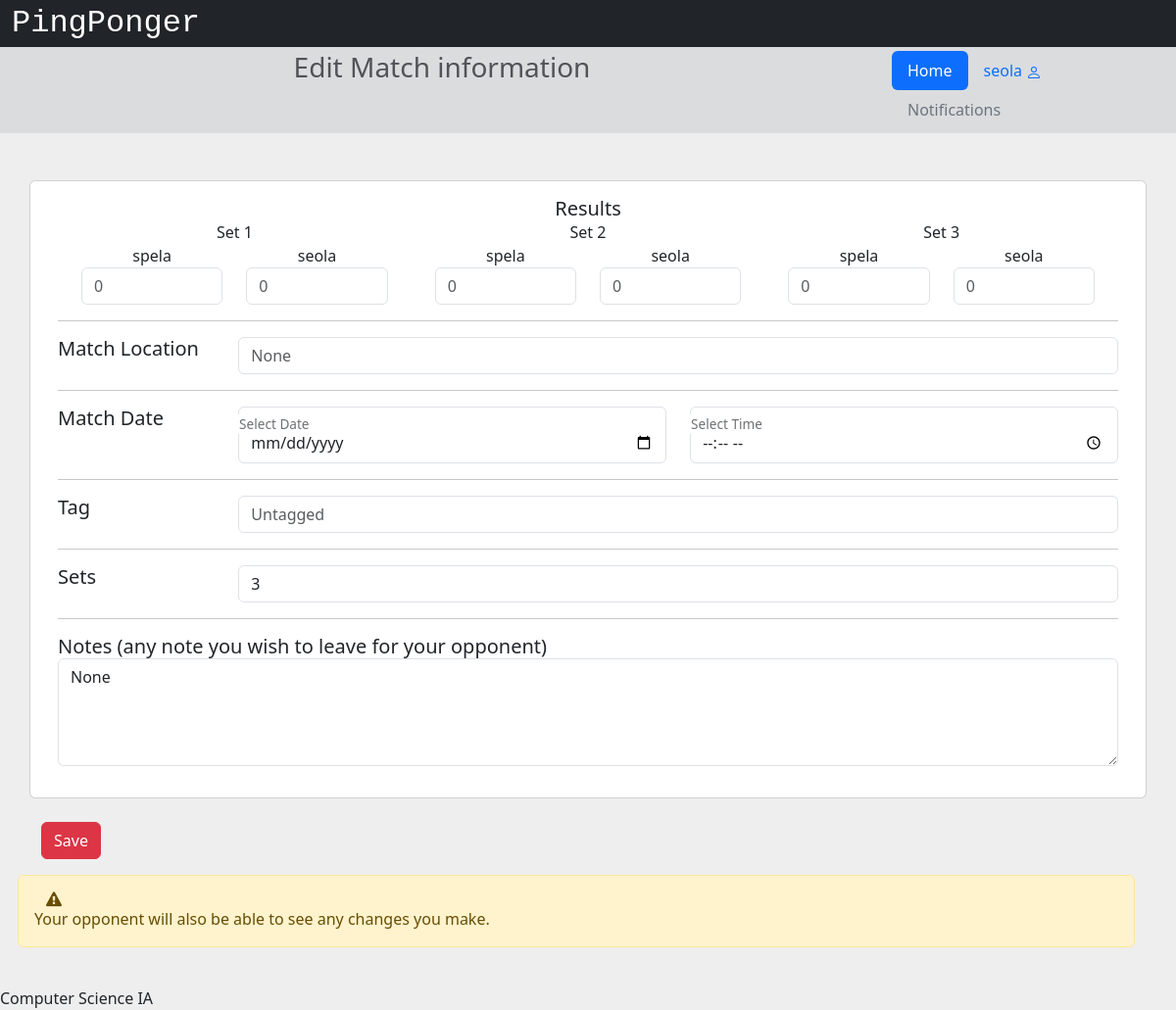
/editmatch/20 (signed in), run on the app's committed database.
### app/models.py (models this page shows, shortened)
class User(db.Model, UserMixin):
    __tablename__ = 'users'
    id = db.Column(db.Integer, primary_key=True)
    username = db.Column(db.String(32), nullable=False)
    email = db.Column(db.String(320), index=True, unique=True, nullable=False)
    password_hash = db.Column(db.String(128))
    join_date = db.Column(db.DateTime(timezone=True), default=datetime.now)
    experience = db.Column(db.String(12))
    age_group = db.Column(db.String(6))
    location_id = db.Column(db.Integer, db.ForeignKey('locations.id'))
    location = db.relationship('Location', back_populates='users')
    notifications = db.Relationship('Notification', back_populates='user', order_by='Notification.id.desc()')

class Location(db.Model):
    __tablename__ = 'locations'
    id = db.Column(db.Integer, primary_key=True)
    location = db.Column(db.String(60))
    users = db.relationship('User', back_populates='location')
    matches = db.relationship('Match', back_populates='location')

class Tag(db.Model):
    __tablename__ = 'tags'
    id = db.Column(db.Integer, primary_key=True)
    tag = db.Column(db.String(60))
    matches = db.relationship('Match', back_populates='tag')

class Match(db.Model):
    __tablename__ = 'matches'
    id = db.Column(db.Integer, primary_key=True)
    unique = db.Column(db.String(10), nullable=False)
    notes = db.Column(db.Text())
    setiCount = db.Column(db.Integer)
    date = db.Column(db.DateTime(timezone=True))
    finished = db.Column(db.Boolean)
    confirmA = db.Column(db.Boolean)
    confirmB = db.Column(db.Boolean)
    friendship_id = db.Column(db.Integer, db.ForeignKey('friendships.id'))
    tag_id = db.Column(db.Integer, db.ForeignKey('tags.id'))
    location_id = db.Column(db.Integer, db.ForeignKey('locations.id'))
    friendship = db.relationship('Friendship', back_populates='matches')
    tag = db.relationship('Tag', back_populates='matches')
    location = db.relationship('Location', back_populates='matches')
    winner = db.Column(db.Integer)
    loser = db.Column(db.Integer)
    sets = db.relationship('Set', back_populates='match', lazy=True)

### app/views.py (the view, shortened to what this page needs)
@app.route('/editmatch/<matchID>', methods=["GET", "POST"])
@login_required
def editMatch(matchID):
    match = Match.query.get(matchID)
    if match == None:
        return redirect(url_for('index'))
    if match.finished:
        return redirect(url_for('oneMatch', id=match.id))
    if request.method == "GET":
        locations = Location.query.order_by(Location.location).all()
        tags = Tag.query.order_by(Tag.tag).all()
        return render_template('editCurrentmatch.html', locations=locations, tags=tags, match=match, u1=User.query.get(match.friendship.friendA), u2=User.query.get(match.friendship.friendB))

### app/views.py (called while the page is built)
@login_manager.user_loader
def load_user(user_id):
    return User.query.get(int(user_id))

### app/templates/editCurrentmatch.html (shortened to what this page needs)
{% extends "base.html" %}
{% block head %}
    {{ super() }}
{% endblock %}
{% block pagetitle %}Edit Match information{% endblock %}
{% block content %}
    <section style="background-color: #eee;">
        <div class="container py-5">
            <div class="row">
                <div class="card mb-4">
                    <div class="card-body">
                        <form id="settings" action="/editmatch/{{match.id}}" method="post">
                            <div class="container">
                                <div class="row">
                                    <div class="col-sm text-center">
                                        <h5 class="mb-0">Results</h5>
                                    </div>
                                </div>
                                <div class="row">
                                    {% for i in range(match.setiCount) %}
                                    {% if i < match.sets|length %}
                                    <div class="col-sm-4">
                                        <div class="container">
                                            <div class="row">
                                                <p class="mb-0 text-center">Set {{i+1}}</p>
                                            </div>
                                            <div class="row">
                                                <div class="col-sm">
                                                    <p class="mb-0 text-center">{{u1.username}}</p>
                                                    <input name="setA{{i}}" type="number" class="form-control" placeholder="{{match.sets[i].scoreL}}"/>
                                                </div>
                                                <div class="col-sm">
                                                    <p class="mb-0 text-center">{{u2.username}}</p>
                                                    <input name="setB{{i}}" type="number" class="form-control" placeholder="{{match.sets[i].scoreB}}"/>
                                                </div>
                                            </div>
                                        </div>
                                    </div>
                                    {% else %}
                                    <div class="col-sm-4">
                                        <div class="container">
                                            <div class="row">
                                                <p class="mb-0 text-center">Set {{i+1}}</p>
                                            </div>
                                            <div class="row">
                                                <div class="col-sm">
                                                    <p class="mb-0 text-center">{{u1.username}}</p>
                                                    <input name="setA{{i}}" type="number" class="form-control" placeholder="0"/>
                                                </div>
                                                <div class="col-sm">
                                                    <p class="mb-0 text-center">{{u2.username}}</p>
                                                    <input name="setB{{i}}" type="number" class="form-control" placeholder="0"/>
                                                </div>
                                            </div>
                                        </div>
                                    </div>
                                    {% endif %}
                                    {% endfor %}
                                </div>
                            </div>
                            <hr>
                            <div class="row mb-3">
                                <div class="col-sm-2">
                                    <h5 class="mb-0">Match Location</h5>
                                </div>
                                <div class="col">
                                    <input class="form-control" list="datalistLocations" name="location" placeholder="{{match.location.location}}">
                                </div>
                            </div>
                            <hr>
                            <div class="row mb-3">
                                <div class="col-sm-2">
                                    <h5 class="mb-0">Match Date</h5>
                                </div>
                                <div class="col form-floating datetimepicker">
                                    <input type="date" name="date" class="form-control" value="{{match.date.year}}-{{match.date.month}}-{{match.date.day}}" id="datepicker">
                                    <label for="datepicker" class="form-label">Select Date</label>
                                </div>
                                <div class="col form-floating datetimepicker">
                                    <input type="time" name="time" class="form-control" value="{{match.date.hour}}:{{match.date.minute}}" id="timepicker">
                                    <label for="timepicker" class="form-label">Select Time</label>
                                </div>
                            </div>
                            <hr>
                            <div class="row mb-3">
                                <div class="col-sm-2">
                                    <h5 class="mb-0">Tag</h5>
                                </div>
                                <div class="col">
                                    <input class="form-control" list="datalistTags" name="tag" placeholder="{{match.tag.tag}}">
                                </div>
                            </div>
                            <hr>
                            <div class="row mb-3">
                                <div class="col-sm-2">
                                    <h5 class="mb-0">Sets</h5>
                                </div>
                                <div class="col">
                                    <select name="sets" class="form-control">
                                        <option selected>{{match.setiCount}}</option>
                                    </select>
                                </div>
                            </div>
                            <hr>
                            <div class="row">
                                <div class="col-sm-12">
                                    <h5 class="mb-0">Notes (any note you wish to leave for your opponent)</h5>
                                    <p class="text-muted mb-0">
                                        <div class="form-group">
                                            <p class="text-muted mb-0">
                                                <textarea name="note" rows="4" class="form-control">{{match.notes}}</textarea>
                                            </p>
                                        </div>
                                    </p>
                                </div>
                        </form>
                    </div>
                </div>
            </div>
            <div class="row">
                <div class="col-sm-3 mb-3">
                    <button type="submit" form="settings" class="btn btn-danger">Save</button>
                </div>
            </div>
            <div class="row alert alert-warning" role="alert" data-mdb-color="warning">
                <i class="fa fa-exclamation-triangle"></i>
                Your opponent will also be able to see any changes you make.
            </div>
        </div>
    </section>
{% endblock %}

### app/templates/base.html (shortened to what this page needs)
<!DOCTYPE html>
<html lang="en">
    <head>
        {% block head %}
        <link href="https://cdn.jsdelivr.net/npm/bootstrap@5.3.2/dist/css/bootstrap.min.css" rel="stylesheet">
        <link rel="stylesheet" href="https://cdnjs.cloudflare.com/ajax/libs/font-awesome/4.7.0/css/font-awesome.min.css">
        <link rel="stylesheet" href="{{ url_for('static', filename='style.css') }}">
        {% endblock %}
    </head>
    <body>
        <div id="header">
            {% block header %}
            <div class="container-fluid">
                <div class="row bg-dark">
                    <a class="navbar-brand text-white" style="font-size: 2rem; font-family: var(--bs-font-monospace) !important;" href="/">PingPonger</a>
                </div>
                <div class="row bg-secondary bg-opacity-25 p-1">
                    <div class="col-9">
                        <h3 class="text-muted d-flex justify-content-center">
                            {% block pagetitle %}{% endblock %}
                        </h3>
                        </div>
                        <div class="col-3 d-flex justify-content-end">
                            <ul class="nav nav-pills">
                                <li class="nav-item">
                                    <a class="nav-link active" href="/">Home</a>
                                </li>
                                <li class="nav-item">
                                    {% if current_user.is_authenticated %}
                                        <li class="nav-item">
                                            <a class="nav-link" href="{{url_for('profile', username=current_user.username, userID=current_user.id)}}">{{current_user.username}}
                                            </a>
                                        </li>
                                        {% else %}
                                        <li class="nav-item">
                                            <a class="nav-link" href="/login">Log In</a>
                                        </li>
                                    {% endif %}
                                </li>
                                <li class="nav-item">
                                    <a class="nav-link text-secondary" href="/notifications">Notifications</a>
                                </li>
                            </ul>
                        </div>
                    </div>
                </div>
            {% endblock %}
        </div>
        <div id="content">{% block content %}{% endblock %}</div>
        <div id="footer" class="fixed-bottom">
            {% block footer %}
            Computer Science IA
            {% endblock %}
        </div>
    </body>
</html>

### app/static/style.css (style rules this page uses)
div { text-align: justify; text-justify: inter-word; }

### data on the page
User: username "seola", username "seola" "seola" "seola"
User: username "spela" "spela" "spela"
Location: location "None"
Tag: tag "Untagged"
Match: sets "3", note "None"

### other printed values
{{ i+1 }} "1" "2" "3"
